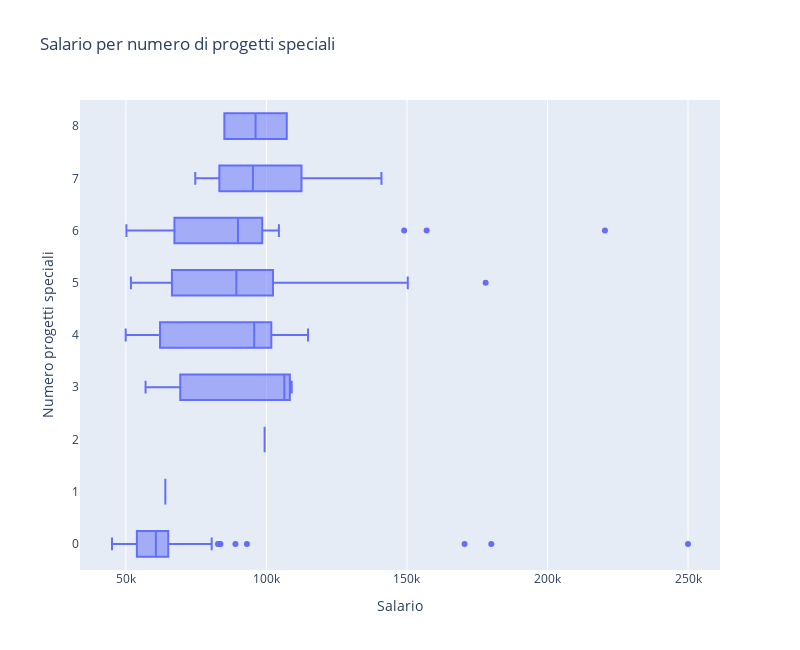

The cell this chart's notebook holds for it:
### Markdown cell above
### Salario e progetti speciali

### Code cell
df_sp = df.copy()
df_sp['SpecialProjectsCount']= df_sp['SpecialProjectsCount'].astype(str)
df_sp = df_sp.sort_values('SpecialProjectsCount', ascending = True)
fig = px.box(df_sp, y="SpecialProjectsCount", x="Salary",height = 650, width = 800, title = 'Salario per numero di progetti speciali', labels = {'SpecialProjectsCount': 'Numero progetti speciali', 'Salary': 'Salario'})
fig.show()

### Figure 1 — Plotly figure (JSON) as saved in the notebook; plotly's stock layout.template omitted (floating-point values rounded to 4 significant figures; data arrays with more than 128 entries replaced by an {"elided": "..."} marker saying what was removed)
{"data": [{"alignmentgroup": "True", "hovertemplate": "Salario=%{x}<br>Numero progetti speciali=%{y}<extra></extra>", "legendgroup": "", "marker": {"color": "#636efa"}, "name": "", "notched": false, "offsetgroup": "", "orientation": "h", "showlegend": false, "type": "box", "x": {"elided": "311 int values"}, "x0": " ", "xaxis": "x", "y": {"elided": "311 str values"}, "y0": " ", "yaxis": "y"}], "layout": {"boxmode": "group", "height": 650, "legend": {"tracegroupgap": 0}, "title": {"text": "Salario per numero di progetti speciali"}, "width": 800, "xaxis": {"anchor": "y", "domain": [0, 1], "title": {"text": "Salario"}}, "yaxis": {"anchor": "x", "domain": [0, 1], "title": {"text": "Numero progetti speciali"}}}}
